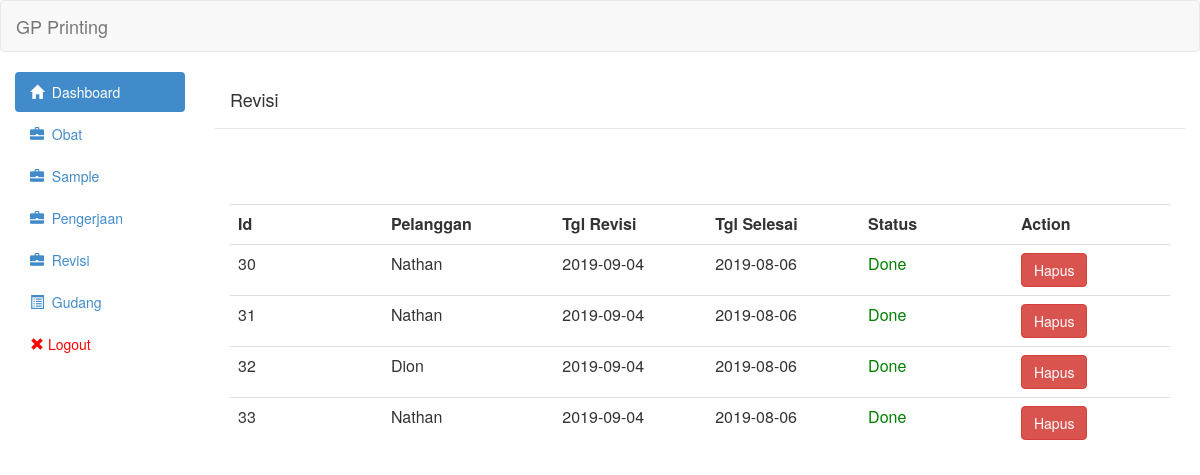
/view/revisi.php (signed in), run on the app's committed database.
### tables this page shows
CREATE TABLE `revisi` (
  `id` int(11) NOT NULL,
  `id_sample` int(11) NOT NULL,
  `id_pengerjaan` int(11) NOT NULL,
  `tipe` int(11) NOT NULL,
  `tgl_mulai` date NOT NULL,
  `tgl_selesai` date NOT NULL,
  `status` int(11) NOT NULL,
  `qty_akhir` int(11) NOT NULL,
  `qty_awal` int(11) NOT NULL,
  `keterangan` text NOT NULL
);

CREATE TABLE `pelanggan` (
  `id` int(11) NOT NULL,
  `nama` varchar(255) NOT NULL,
  `alamat` text NOT NULL,
  `no_telepon` varchar(255) NOT NULL
);

### controller/revisi/revisi_show.php (the view, shortened to what this page needs)
<?php
	include('../controller/config/linken.php');
	include('../controller/config/asset.php');
	$queryGetRevisi = "SELECT revisi.id,revisi.tgl_mulai,revisi.tgl_selesai,pelanggan.nama,revisi.status FROM revisi join sample on revisi.id_sample = sample.id join pelanggan on sample.id_pelanggan = pelanggan.id ORDER BY revisi.id ASC";
	$resultGetRevisi = mysqli_query($link,$queryGetRevisi) or die(mysqli_error($link));
	 echo "<table class='table table-hover'><tr>
                        <th class='col-md-1'>Id</th>
                        <th class='col-md-1'>Pelanggan</th>
                        <th class='col-md-1'>Tgl Revisi</th>
						<th class='col-md-1'>Tgl Selesai</th>
                        <th class='col-md-1'>Status</th>
                        <th class='col-md-1'>Action</th>
						</tr>";
	while($row = mysqli_fetch_assoc($resultGetRevisi)){
	?>
                            <tr onclick='AjaxGetDetailRevisi(<?php echo $row["id"];?>)'>
								<td><?php echo $row['id']?></td>
                                <td><?php echo $row['nama']?></td>
                                <td><?php echo $row['tgl_mulai']?></td>
                                <td><?php echo $row['tgl_selesai']?></td>
								<td><?php if($row['status']==0){
									echo "<span style='color:red'>Idle</span>";
									}else if($row['status']==1){
										echo "<span style='color:blue'>On-Going</span>";
									}else if($row['status']==2){
										echo "<span style='color:green'>Done</span>";
									}else if($row['status']==3){
										echo "<span style='color:red'>Not Suitable</span>";
									}
								;?></td><td>
                                <a class='btn btn-danger' href='controller/revisi/revisi_delete.php?id="<?php echo $row["id"];?>"'>Hapus</a></td>
                            </tr>
<?php
	}
	echo "</table>"
	?>

### data on the page
revisi: id "30", pelanggan.nama "Nathan", tgl_mulai "2019-09-04", tgl_selesai "2019-08-06", status "Done"
revisi: id "31", pelanggan.nama "Nathan", tgl_mulai "2019-09-04", tgl_selesai "2019-08-06", status "Done"
revisi: id "32", pelanggan.nama "Dion", tgl_mulai "2019-09-04", tgl_selesai "2019-08-06", status "Done"
revisi: id "33", pelanggan.nama "Nathan", tgl_mulai "2019-09-04", tgl_selesai "2019-08-06", status "Done"
